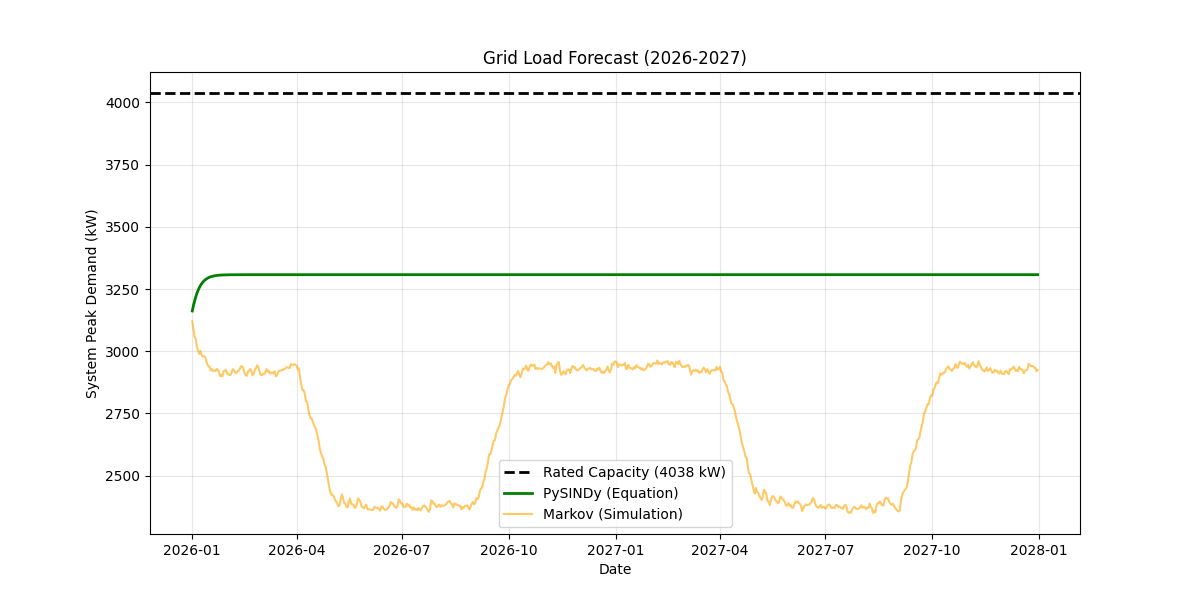

This chart was generated by the following Python code:
import pandas as pd
import numpy as np
import matplotlib.pyplot as plt
from scipy.integrate import odeint
import os


FILE_INPUT_RATIO = "pysindy_ratio_2025.csv"
FILE_CENTROIDS   = "centroids_k2.npy"

# Markov 
FILE_WIN_WD = "winter_weekday.csv"
FILE_WIN_WE = "winter_weekend.csv"
FILE_SUM_WD = "summer_weekday.csv"
FILE_SUM_WE = "summer_weekend.csv"

# Winter Weekend Coeff
# form: c + ax + bx^2
ODE_COEFFS = [-0.09451, 0.47853, -0.50894] 

N_FEEDERS = 200
N_AGENTS  = 5000  



# Ratio > kW , Find Peak
centroids = np.load(FILE_CENTROIDS)

profile_low_kw  = (centroids[0] * 2) / 1000
profile_high_kw = (centroids[1] * 2) / 1000

peak_low  = np.max(profile_low_kw)
peak_high = np.max(profile_high_kw)

print(f"Prey Peak:  {peak_low:.2f} kW")
print(f"Predator Peak: {peak_high:.2f} kW")


# Substation Capacity
design_max = 5000
pf = 0.95
limit = 0.85
SUBSTATION_LIMIT = (design_max * pf) * limit
print(f"Substation Limit: {SUBSTATION_LIMIT:.1f} kW")


# Calculate System Demand
def get_total_system_kw(ratio_high_users):
    
    weighted_peak = (1 - ratio_high_users) * peak_low + (ratio_high_users * peak_high)
    return weighted_peak * N_FEEDERS

# Seasonal Weightng 
def get_seasonal_factor(date):
    
    m = date.month
    d = date.day
    
    if m in [10, 11, 12, 1, 2, 3]: return 1.0 # Winter
    if m in [5, 6, 7, 8]:          return 0.0 # Summer
    if m == 4: return 1.0 - (d / 30.0)        # April Blend
    if m == 9: return (d / 30.0)              # Sept Blend
    return 0.0

# ODE Function
def model_physics_ode(y, t, c, a, b):
    dydt = (c + a*y + b*(y**2))
    return dydt


# Stability Analysis (Bifurcation)
c, a, b = ODE_COEFFS
roots = np.roots([b, a, c ])

stable_ratio = np.max(roots)
stable_kw = get_total_system_kw(stable_ratio)


print(f"\nTheoretical Stable Ratio: {stable_ratio:.2%}")
print(f"Stability Demand:       {stable_kw:.0f} kW")

if stable_kw > SUBSTATION_LIMIT:
    print(f"=> UNSTABLE (Stability exceeds capacity by {stable_kw - SUBSTATION_LIMIT:.0f} kW)")
else:
    print("=> STABLE (Stability within capacity)")


### Simulation 

# Load starting data
df_input = pd.read_csv(FILE_INPUT_RATIO)
start_ratio = df_input['high_user_ratio_smooth'].iloc[-1]

# Data Range (2 Years)
dates = pd.date_range(start='2026-01-01', periods=730)
days_count = len(dates)
t_span = np.linspace(0, days_count, days_count)

## PySindy Sim
result_ode = odeint(model_physics_ode, start_ratio, t_span, args=tuple(ODE_COEFFS))
ratio_pysindy = np.clip(result_ode.flatten(), 0, 1)

# Stability
stability_threshold = stable_ratio * 0.99
stable_indices = np.where(ratio_pysindy >= stability_threshold)[0]
if len(stable_indices) > 0:
    date_stable = dates[stable_indices[0]]
    print(f"Forecast: Grid reaches stability on {date_stable.date()}")
else:
    print("Forecast: Grid does not reach stability within forecast window")


## Markov Sim
M_win_wd = pd.read_csv(FILE_WIN_WD, index_col=0).values
M_win_we = pd.read_csv(FILE_WIN_WE, index_col=0).values
M_sum_wd = pd.read_csv(FILE_SUM_WD, index_col=0).values
M_sum_we = pd.read_csv(FILE_SUM_WE, index_col=0).values

# Create Sim Feeders
current_agents = np.zeros(N_AGENTS)
# Allign sim to start ratio 
num_high = int(start_ratio * N_AGENTS)
current_agents[:num_high] = 1 
np.random.shuffle(current_agents)
ratio_markov = []

# Daily Loop 
for i in range(days_count):
    date = dates[i]
    is_weekend = (date.dayofweek >= 5)
    w_factor = get_seasonal_factor(date) # 1=Winter, 0=Summer
    
    if is_weekend:
        M_today = M_win_we * w_factor + M_sum_we * (1 - w_factor)
    else:
        M_today = M_win_wd * w_factor + M_sum_wd * (1 - w_factor)

    p_0_to_1 = M_today[0, 1] / (M_today[0, 0] + M_today[0, 1])
    p_1_to_0 = M_today[1, 0] / (M_today[1, 0] + M_today[1, 1])
    
    # Ensure 0-1 probability 
    p_0_to_1 = max(0.0, min(1.0, p_0_to_1))
    
    rolls = np.random.random(N_AGENTS)
    
    # Identify switches
    switching_up = (current_agents == 0) & (rolls < p_0_to_1)
    switching_down = (current_agents == 1) & (rolls < p_1_to_0)
    # Apply switches
    current_agents[switching_up] = 1
    current_agents[switching_down] = 0
    # Record average
    ratio_markov.append(np.mean(current_agents))


# Ratio > kW
kw_pysindy = [get_total_system_kw(r) for r in ratio_pysindy]
kw_markov  = [get_total_system_kw(r) for r in ratio_markov]

## Plot
plt.figure(figsize=(12, 6))

# Capacity Line
plt.axhline(y=SUBSTATION_LIMIT, color='k', linestyle='--', linewidth=2, 
            label=f'Rated Capacity ({SUBSTATION_LIMIT:.0f} kW)')

# Models
plt.plot(dates, kw_pysindy, 'g-', linewidth=2, label='PySINDy (Equation)')
plt.plot(dates, kw_markov,  'orange', alpha=0.6, label='Markov (Simulation)')

# Find Breach Points
arr_pysindy = np.array(kw_pysindy)
arr_markov = np.array(kw_markov)
breach_indices = np.where((arr_pysindy > SUBSTATION_LIMIT) & (arr_markov > SUBSTATION_LIMIT))[0]

if len(breach_indices) > 0:
    first_fail_idx = breach_indices[0]
    fail_date = dates[first_fail_idx]
    print(f"System failure predicted on {fail_date.date()}")
    
    plt.scatter([fail_date], [SUBSTATION_LIMIT], color='red', s=100, zorder=5)
    plt.annotate(f'FAILURE: {fail_date.date()}', 
                 xy=(fail_date, SUBSTATION_LIMIT), 
                 xytext=(fail_date, SUBSTATION_LIMIT - 300),
                 arrowprops=dict(facecolor='red', shrink=0.05))


plt.title("Grid Load Forecast (2026-2027)")
plt.ylabel("System Peak Demand (kW)")
plt.xlabel("Date")
plt.legend()
plt.grid(True, alpha=0.3)

plt.savefig("forecast_no_drift.png")